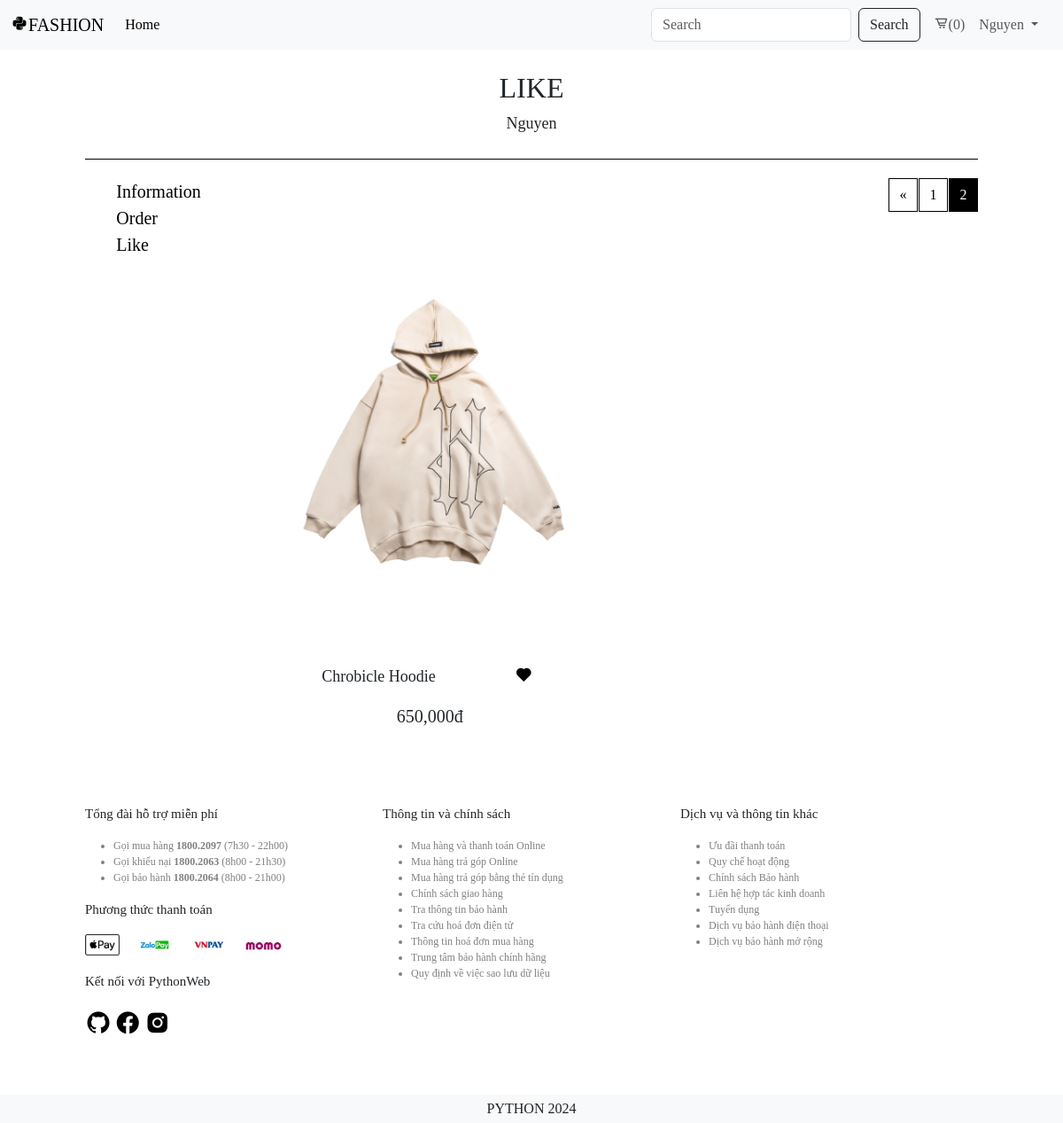
The page /like/?page=2 (signed in) on the database its author committed.
### app/models.py (models this page shows, shortened)
class Product(models.Model):
    id = models.AutoField(primary_key=True)
    category = models.ForeignKey(Category, on_delete=models.SET_NULL, null=True, blank=False)
    sample = models.ForeignKey(Sample, on_delete=models.SET_NULL, null=True, blank=False)
    image = models.ImageField(null=True, blank=True)
    name = models.CharField(max_length=255, null=True, blank=False)
    color = models.ForeignKey(Color, on_delete=models.SET_NULL, null=True, blank=False)
    discount = models.IntegerField(null=True, blank=True)
    price = models.IntegerField(null=True, blank=True)
    infor = models.CharField(max_length=255, null=True, blank=True)
    state = models.ForeignKey(State, on_delete=models.SET_NULL, null=True, blank=False)
    @property
    def imageURL(self):
        try:
            url = self.image.url
        except:
            url = ''
        return url

### app/views.py (the view)
# urls.py: path('like/', views.like, name='like'),
def like(request):
    products = []
    customer = request.user
    if not customer.is_authenticated: return redirect('home')
    cart, items, total_items = get_cart_items(customer)
    liked_products = Like.objects.filter(customer=customer).values_list('product_id', flat=True)
    products = Product.objects.filter(id__in=liked_products)
    paginator = Paginator(products, 4)
    page_number = request.GET.get('page', 1)
    products = paginator.get_page(page_number)
    page_range = products.paginator.page_range
    for product in products:
        product.discounted_price = calculate_discounted_price(product)
        product.is_liked = Like.objects.filter(customer=customer, product=product).exists()
    if request.method == 'POST':
        productsid = request.POST.get('productsid')
        toggle_like_status(customer, productsid)
        return redirect(request.path)
    context = {'products': products, 'samples': _active_samples, 'total_items': total_items, 'page_range': page_range}
    return render(request, 'app/client/like.html', context)

### app/models.py (called while the page is built)
    def __str__(self):
        return self.name

    def __str__(self):
        return self.name

### app/views.py (called while the page is built)
def calculate_discounted_price(product):
    return product.price * (100 - product.discount) / 100

def get_cart_items(customer):
    if customer:
        cart, created = Cart.objects.get_or_create(customer=customer)
        items = CartDetail.objects.filter(cart=cart)
        total_items = items.aggregate(Sum('quantity'))['quantity__sum'] or 0
        return cart, items, total_items
    else:
        return None, [], 0

### app/templates/app/client/like.html (shortened to what this page needs)
{% extends 'app/base_client/base.html' %}
{% block origin %}
{% load humanize %}
<div class="personal">
    <div class="personal_title" style="text-align: center;">
        <h2>LIKE</h2>
        <p>{{request.user}}</p>
    </div>
    <div class="personal_content">
        <div class="personal_side">
            <ul>
                <li>
                    <a href="{% url 'personal' %}">Information</a>
                </li>
                <li>
                    <a href="{% url 'order' %}">Order</a>
                </li>
                <li>
                    <a href="{% url 'like' %}">Like</a>
                </li>
            </ul>
        </div>
        <div class="personal_main">
            <div class="pagination end">
                <nav aria-label="Page navigation example">
                    <ul class="pagination center">
                        {% if products.paginator.num_pages > 1 %}
                        {% if products.has_previous %}
                        <li class="page-item">
                            <a class="page-link" href="?page={{ products.previous_page_number }}" aria-label="Previous">
                                <span aria-hidden="true">&laquo;</span>
                            </a>
                        </li>
                        {% endif %}
                        {% for num in products.paginator.page_range %}
                        {% if products.number == num %}
                        <li class="page-item active">
                            <span class="page-link">{{ num }}</span>
                        </li>
                        {% else %}
                        <li class="page-item">
                            <a class="page-link" href="?page={{ num }}">{{ num }}</a>
                        </li>
                        {% endif %}
                        {% endfor %}
                        {% endif %}
                    </ul>
                </nav>
            </div>
            <div class="personal_item">
                {% for product in products %}
                <a style="text-decoration: none; color: #000;"
                    href="{% url 'detail' categories=product.category|slugify samples=product.sample|slugify productname=product.name|slugify productid=product.id%}">
                    <div class="item">
                        <div class="card border-0" style="width: 90%;">
                            <div class="images">
                                <img src="{{product.imageURL}}" class="card-img-top" alt="image">
                            </div>
                            <div class="card-body">
                                <form action="" method="POST">
                                    <div class="cart-text name-like_unlike">
                                        <p class="">{{product.name}}</p>
                                        <div class="like-unlike">
                                            <button id="likeButton" class="like">
                                                {% if product.is_liked %}
                                                <i class='bx bxs-heart'></i>
                                                {% else %}
                                                <i class='bx bx-heart'></i>
                                                {% endif %}
                                            </button>
                                        </div>
                                    </div>
                                </form>
                                {% if product.discount == 0 %}
                                <div class="card-text text-center">
                                    <p class="price">{{product.price|intcomma}}<span>đ</span></p>
                                </div>
                                {% endif %}
                            </div>
                        </div>
                    </div>
                </a>
                {% endfor %}
            </div>
        </div>
    </div>
</div>
{% endblock origin %}

### app/templates/app/base_client/header.html (shortened to what this page needs)
{% load static %}
<div class="header">
    <nav class="navbar navbar-expand-lg bg-body-tertiary">
        <div class="container-fluid">
            <a class="navbar-brand" href="{% url 'home'%}">
                <i class='bx bxl-python icons'></i>FASHION
            </a>
            <div class="collapse navbar-collapse" id="navbarSupportedContent">
                <ul class="navbar-nav me-auto mb-2 mb-lg-0">
                    <li class="nav-item">
                        <a class="nav-link active" aria-current="page" href="{% url 'home'%}">Home</a>
                    </li>
                </ul>
                <form class="d-flex" role="search" method="POST" action="{% url 'search' %}">
                    <input class="form-control me-2" name="searched" type="search" placeholder="Search"
                        aria-label="Search">
                    <button class="btn btn-outline-dark" type="submit">Search</button>
                </form>
                <ul class="navbar-nav mx-2">
                    <li class="nav-item">
                        <a href="{% url 'cart'%}" class="nav-link login" aria-current="page">
                            <i class='bx bx-cart-alt icons'></i>({{ total_items }})
                        </a>
                    </li>
                    {% if request.user.is_authenticated %}
                    <li class="nav-item dropdown">
                        <a class="nav-link dropdown-toggle" href="#" role="button" data-bs-toggle="dropdown"
                            aria-expanded="false">
                            {{request.user}}
                        </a>
                    </li>
                    {% else %}
                    <li class="nav-item">
                        <a href="{% url 'login' %}" class="nav-link login" aria-current="page">LOGIN</a>
                    </li>
                    {% endif %}
                </ul>
            </div>
        </div>
    </nav>
</div>

### app/static/app/css/style_client.css (style rules this page uses)
* { font-family: 'Oswald' !important; }
.center { display: flex; align-items: center; justify-content: center; }
.end { display: flex; align-items: center; justify-content: end; }
.like-unlike i { font-size: 20px; }
.like-unlike .like { border: 0; background-color: transparent; }
.pagination .page-item { margin-right: 1%; }
.pagination .page-link { border: 1px solid #000 !important; color: #000; border-radius: 0 !important; margin-right: 2%; }
.pagination .page-item.active .page-link, .pagination .page-item:hover .page-link { background-color: black; color: white; }
.header { position: sticky; top: 0; z-index: 99; }
.item { height: 100%; cursor: pointer; }
.item .card .images, .bestseller .items .card .images { height: 70%; }
.item .card .card-body .name-like_unlike, .bestseller .items .card .card-body .name-like_unlike { display: flex; font-size: 18px; justify-content: space-around; }
.item .card .card-body .card-text .price, .bestseller .items .card .card-body .card-text .price, .detail .content .content_price .price, .detail .content .content_price .promotion .price { margin: 0 2%; font-size: 20px; }
.personal { margin: 2% 8%; }
.personal .personal_title { padding-bottom: 1%; border-bottom: 1px solid #000; }
.personal .personal_title p { font-size: 18px; }
.personal .personal_content { gap: 1%; padding: 2% 0; display: flex; }
.personal .personal_content .personal_side { width: 20%; }
.personal .personal_content .personal_side ul li { padding: 0; margin: 0; list-style: none; }
.personal .personal_content .personal_side ul li a { color: #000; padding: 0 2%; font-size: 20px; text-decoration: none; }
.personal .personal_content .personal_main { width: 80%; min-height: 300px; }
.personal .personal_content .personal_main .personal_item { display: grid; grid-template-columns: repeat(2, minmax(0, 1fr)); }

### rows shown on the page
Product: imageURL (picture), name "Chrobicle Hoodie", price "650,000"

### other values the page prints
{{ total_items }} "0"
{{ request.user }} "Nguyen"
{{ num }} "1"
{{ num }} "2"
